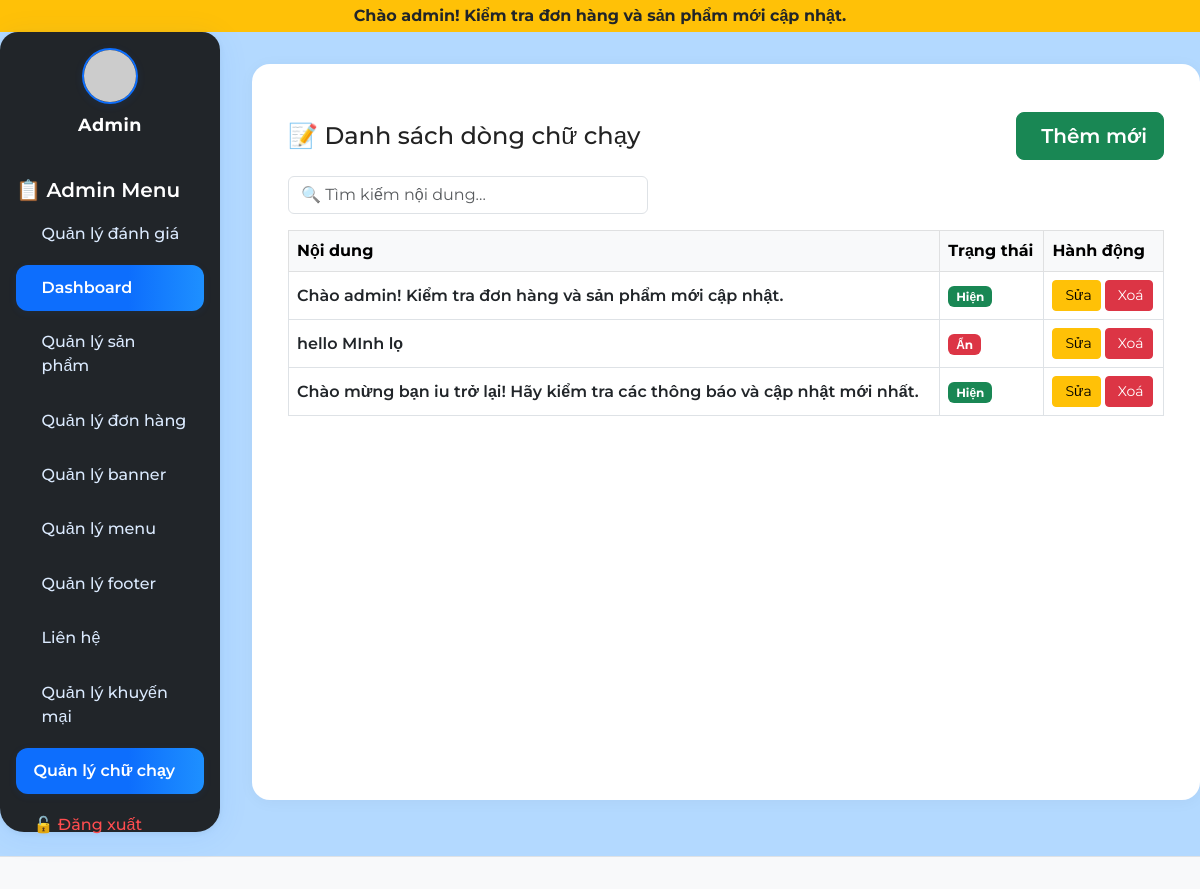
Screenshot of /admin/index.php?page=marquee (signed in) with the database file from the repository.
### tables this page shows
CREATE TABLE `marquee` (
  `id` int(11) NOT NULL,
  `noidung` text NOT NULL,
  `trangthai` tinyint(4) DEFAULT 1,
  `vaitro` enum('admin','user') DEFAULT 'user',
  `ngaytao` datetime NOT NULL DEFAULT current_timestamp()
);

CREATE TABLE `menu_content` (
  `id` int(11) NOT NULL,
  `label` varchar(255) NOT NULL,
  `url` varchar(255) NOT NULL,
  `icon` varchar(64) DEFAULT NULL,
  `position` int(11) DEFAULT 0,
  `type` varchar(20) NOT NULL DEFAULT 'user',
  `parent_id` int(11) DEFAULT NULL
);

### admin/controllers/MarqueeController.php (called while the page is built, shortened)
<?php
include_once __DIR__ . '/../models/Marquee.php';
function listMarquee() {
  $marquees = getAllMarquee();
  include __DIR__ . '/../views/marquee/index.php';
}

### admin/models/Marquee.php (called while the page is built, shortened)
<?php
include_once(__DIR__ . '/../../config/db.php');
function getAllMarquee() {
  global $conn;
  $sql = "SELECT * FROM marquee ORDER BY id DESC";
  return mysqli_query($conn, $sql);
}

### admin/views/marquee/index.php (the view, shortened to what this page needs)
<div class="container mt-4">
  <div class="d-flex flex-wrap align-items-center justify-content-between mb-3 gap-2">
    <h4 class="mb-0">📝 Danh sách dòng chữ chạy</h4>
    <a href="?page=marquee_add" class="btn btn-success btn-lg d-flex align-items-center gap-2" style="font-weight:600;">
      <span class="bi bi-plus-circle"></span> Thêm mới
    </a>
  </div>
  <div class="mb-3 row gx-2 gy-2 align-items-center">
    <div class="col-md-5 col-12">
      <input type="text" id="marquee-search" class="form-control" placeholder="🔍 Tìm kiếm nội dung...">
    </div>
  </div>
  <div class="table-responsive">
    <table class="table table-bordered table-hover align-middle" id="marquee-table">
      <thead class="table-light">
        <tr>
          <th>Nội dung</th>
          <th>Trạng thái</th>
          <th>Hành động</th>
        </tr>
      </thead>
      <tbody>
        <?php while ($row = mysqli_fetch_assoc($marquees)) : ?>
        <tr>
          <td class="fw-semibold"><?= htmlspecialchars($row['noidung']) ?></td>
          <td>
            <?php if($row['trangthai']): ?>
              <span class="badge bg-success">Hiện</span>
            <?php else: ?>
              <span class="badge bg-danger">Ẩn</span>
            <?php endif; ?>
          </td>
          <td>
            <a href="?page=marquee_edit&id=<?= $row['id'] ?>" class="btn btn-warning btn-sm d-inline-flex align-items-center gap-1"><span class="bi bi-pencil-square"></span> Sửa</a>
            <a href="?page=marquee_delete&id=<?= $row['id'] ?>" class="btn btn-danger btn-sm d-inline-flex align-items-center gap-1" onclick="return confirm('Xóa dòng chữ này?')"><span class="bi bi-trash"></span> Xoá</a>
          </td>
        </tr>
        <?php endwhile; ?>
      </tbody>
    </table>
  </div>
</div>

### admin/views/layout/header.php (shortened to what this page needs)
<!DOCTYPE html>
<html lang="vi">
<head>
  <link href="https://cdn.jsdelivr.net/npm/bootstrap@5.3.0/dist/css/bootstrap.min.css" rel="stylesheet">
  <link rel="stylesheet" href="../public/assets/css/admin.css">
</head>
<body>
<?php
include __DIR__ . '/../../../config/db.php';
$query = "SELECT * FROM marquee WHERE trangthai = 1 AND vaitro = 'admin' ORDER BY id DESC LIMIT 1";
$marquees = mysqli_query($conn, $query);
if ($row = mysqli_fetch_assoc($marquees)) {
  echo '<div class="bg-warning text-dark py-1 text-center fw-bold">';
  echo '<marquee behavior="scroll" direction="left">' . htmlspecialchars($row['noidung']) . '</marquee>';
  echo '</div>';
}

### admin/views/layout/sidebar.php (shortened to what this page needs)
<div class="d-flex">
  <nav class="bg-dark text-white p-3" style="width: 220px; height: 100vh;">
    <div class="admin-avatar">
      <img src="https://ui-avatars.com/api/?name=Admin&background=0d6efd&color=fff&size=128" alt="Admin Avatar">
      <div class="admin-name">Admin</div>
    </div>
    <h5 style="font-weight:600; color:#fff;">📋 Admin Menu</h5>
    <ul class="nav flex-column">
      <li class="nav-item">
        <a class="nav-link text-white" href="index.php?page=danhgia_admin">
          <i class="bi bi-star-fill text-warning"></i> Quản lý đánh giá
        </a>
      </li>
      <?php
      include __DIR__ . '/../../../config/db.php';
      $menu_type = 'admin';
      $menu_sql = "SELECT * FROM menu_content WHERE type='$menu_type' ORDER BY position ASC, id ASC";
      $menu_result = mysqli_query($conn, $menu_sql);
      $menus = [];
      while ($m = mysqli_fetch_assoc($menu_result)) $menus[] = $m;
      function buildMenuTreeSidebar($menus, $parent_id = null) {
          $branch = [];
          foreach ($menus as $menu) {
              if ($menu['parent_id'] == $parent_id) {
                  $children = buildMenuTreeSidebar($menus, $menu['id']);
                  $branch[] = $menu;
              }
          }
          return $branch;
      }
      $menu_tree = buildMenuTreeSidebar($menus);
      foreach ($menu_tree as $menu):
          if (!empty($menu['children'])): ?>
              <li class="nav-item dropdown">
                <a class="nav-link text-white dropdown-toggle" href="<?php echo htmlspecialchars($menu['url']); ?>" id="sidebar-menu-<?php echo $menu['id']; ?>" role="button" data-bs-toggle="dropdown" aria-expanded="false">
                  <?php if ($menu['icon']): ?><i class="<?php echo htmlspecialchars($menu['icon']); ?>"></i> <?php endif; ?>
                  <?php echo htmlspecialchars($menu['label']); ?>
                </a>
                <ul class="dropdown-menu bg-dark border-0" aria-labelledby="sidebar-menu-<?php echo $menu['id']; ?>">
                  <?php foreach ($menu['children'] as $child): ?>
                    <li>
                      <a class="dropdown-item text-white bg-dark" href="<?php echo htmlspecialchars($child['url']); ?>">
                        <?php if ($child['icon']): ?><i class="<?php echo htmlspecialchars($child['icon']); ?>"></i> <?php endif; ?>
                        <?php echo htmlspecialchars($child['label']); ?>
                      </a>
                    </li>
                  <?php endforeach; ?>
                </ul>
              </li>
          <?php else: ?>
              <li class="nav-item">
                <a class="nav-link text-white" href="<?php echo htmlspecialchars($menu['url']); ?>">
                  <?php echo htmlspecialchars($menu['label']); ?>
                </a>
              </li>
          <?php endif;
      endforeach;
      ?>
      <li class="nav-item">
        <a class="nav-link text-danger" href="logout.php">🔓 Đăng xuất</a>
      </li>
    </ul>
  </nav>
  <main class="p-4" style="flex-grow: 1;">

### public/assets/css/admin.css (style rules this page uses)
body { font-family: 'Montserrat', 'Roboto', Arial, sans-serif; background: #b3d9ff; color: #222; font-size: 16px; }
nav.bg-dark { border-radius: 18px 18px 24px 24px; box-shadow: 0 4px 32px rgba(13,110,253,0.08), 0 1.5px 6px rgba(0,0,0,0.06); min-height: 100vh; min-width: 220px; padding-top: 2.5rem; position: relative; transition: all .2s; }
.admin-avatar { display: flex; align-items: center; margin-bottom: 2.5rem; flex-direction: column; }
.admin-avatar img { width: 56px; height: 56px; border-radius: 50%; object-fit: cover; margin-bottom: 0.5rem; border: 2.5px solid #0d6efd; box-shadow: 0 2px 8px rgba(13,110,253,0.10); }
.admin-avatar .admin-name { font-weight: 700; color: #fff; font-size: 1.1rem; letter-spacing: 0.5px; }
.nav.flex-column .nav-item { margin-bottom: 0.5rem; }
.nav-link { color: #dbeafe !important; font-weight: 500; border-radius: 12px; padding: 0.7em 1.1em; transition: background .16s, color .16s; display: flex; align-items: center; gap: 8px; }
.nav-link.active, .nav-link:focus, .nav-link:hover { background: linear-gradient(90deg, #0d6efd 60%, #1e90ff 100%); color: #fff !important; box-shadow: 0 2px 8px rgba(13,110,253,0.08); font-weight: 600; }
.nav-link.text-danger { background: none !important; color: #ff4d4f !important; }
main.p-4 { background: #fff; border-radius: 18px; box-shadow: 0 2px 16px rgba(0,0,0,0.04); margin: 2rem 0 2rem 2rem; min-height: 90vh; }

### rows the page displays
marquee: noidung "Chào admin! Kiểm tra đơn hàng và sản phẩm mới cập nhật.", trangthai "Hiện"
menu_content: label "Dashboard"
menu_content: label "Quản lý sản phẩm"
menu_content: label "Quản lý đơn hàng"
menu_content: label "Quản lý banner"
menu_content: label "Quản lý menu"
menu_content: label "Quản lý footer"
menu_content: label "Liên hệ"
menu_content: label "Quản lý khuyến mại"
menu_content: label "Quản lý chữ chạy"
marquee: noidung "hello MInh lọ", trangthai "Ẩn"
marquee: noidung "Chào mừng bạn iu trở lại! Hãy kiểm tra các thông báo và cập nhật mới nhất.", trangthai "Hiện"
